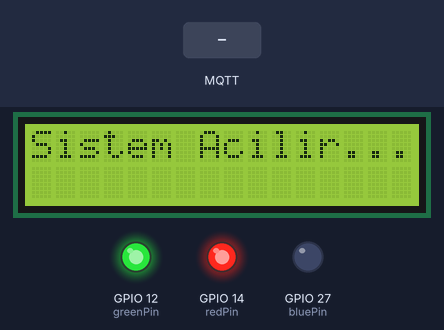
A sketch run on a simulated ESP32. On the bench: 16×2 character LCD, output pins drawn as LEDs (lit = HIGH). The inputs (shaded band) are chosen by the test bench. WiFi joins after 1.5 s; servers stay silent unless stated; no MQTT or app messages arrive unless stated.

Above: at 2.7 s.
2.8 s: MQTT message "ATTACK" arrives on the first subscribed topic
At 3.4 s:
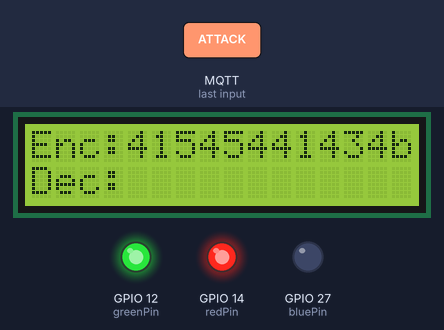
4.3 s: MQTT message "STOP" arrives on the first subscribed topic
At 5.5 s:
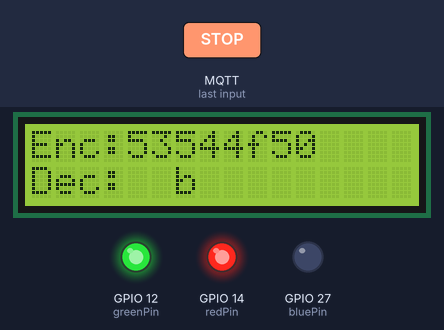
5.8 s: MQTT message "1" arrives on the first subscribed topic
At 6.5 s:
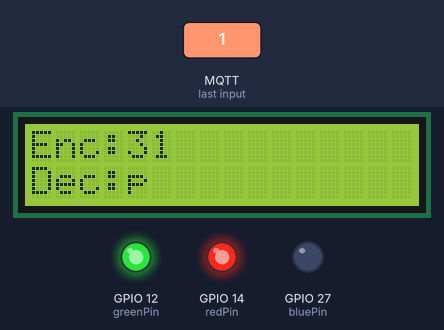
7.3 s: MQTT message "0" arrives on the first subscribed topic
At 7.7 s:
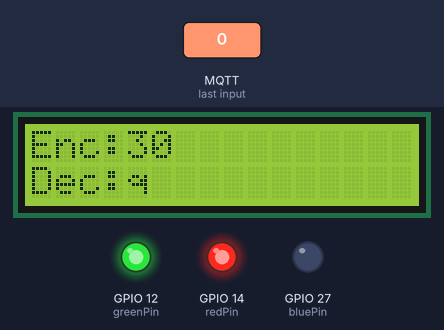
8.8 s: MQTT message "2" arrives on the first subscribed topic
At 10.0 s:
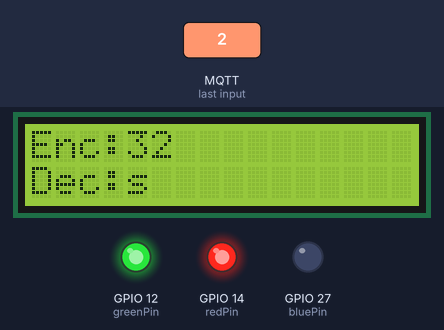
10.3 s: MQTT message "on" arrives on the first subscribed topic
At 11.3 s:
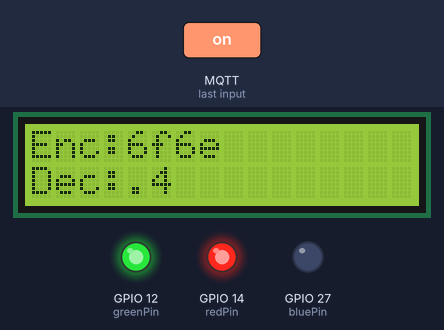
Timing chart, 0 to 12.8 s (numbered marks = the images above; inputs shaded):
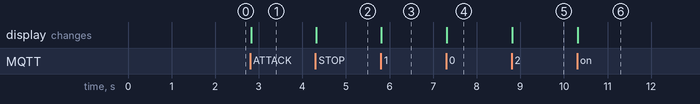

The sketch:

Taktiki__ifr_l_m__v__Rabit__Terminal_.ino
```cpp
#include <WiFi.h>
#include <PubSubClient.h>
#include <LiquidCrystal_I2C.h>


const char* ssid = "Wokwi-GUEST";
const char* password = "";
const char* mqtt_server = "broker.hivemq.com";
const char* topic = "milli_mudafie/terminal_001";
const char* key = "AZ-DEF-2025"; // Şifrə açarı

const int redPin = 14;
const int greenPin = 12;
const int bluePin = 27;

LiquidCrystal_I2C lcd(0x27, 16, 2);
WiFiClient espClient;
PubSubClient client(espClient);

void setup() {

  pinMode(redPin, OUTPUT);
  pinMode(greenPin, OUTPUT);
  pinMode(bluePin, OUTPUT);
  setColor(255, 255, 0);

  lcd.init();
  lcd.backlight();
  lcd.setCursor(0, 0);
  lcd.print("Sistem Acilir...");

  WiFi.begin(ssid, password);
  while (WiFi.status() != WL_CONNECTED) { delay(500); }
  client.setServer(mqtt_server, 1883);
  client.setCallback(callback);

}

void callback(char* topic, byte* payload, unsigned int length) {
  String encryptedHex = "";
  char decrypted[length + 1];

  for (int i = 0; i < length; i++) {

    if (payload[i] < 0x10) encryptedHex += "0";
    encryptedHex += String(payload[i], HEX);

    // Deşifrə (XOR)
    decrypted[i] = (char)(payload[i] ^ key[i % strlen(key)]);
  }
  decrypted[length] = '\0';

  lcd.clear();
  lcd.setCursor(0, 0);
  lcd.print("Enc:");
  lcd.print(encryptedHex.substring(0, 12));

  lcd.setCursor(0, 1);
  lcd.print("Dec:");
  lcd.print(decrypted);

 String checkMsg = String(decrypted);
 checkMsg.toUpperCase();

if (checkMsg == "ATTACK") {
    setColor(0, 255, 0);
}
else if (checkMsg == "STOP") {
    setColor(255, 0, 0);
}
else {
    setColor(255, 255, 0);
}
}

void setColor(int red, int green, int blue) {
  analogWrite(redPin, red);
  analogWrite(greenPin, green);
  analogWrite(bluePin, blue);
}

void loop() {
  if (!client.connected()) {
    while (!client.connected()) {
      if (client.connect("ESP32_Device")) {
        client.subscribe(topic);
      } else { delay(5000); }
    }
  }
  client.loop();
}
```

Measured:
- after the input at 2.8 s, the display: changes at once (image 1)
- after the input at 4.3 s, the display: changes at once (image 2)
- after the input at 5.8 s, the display: changes at once (image 3)
- after the input at 7.3 s, the display: changes at once (image 4)
- after the input at 8.8 s, the display: changes at once (image 5)
- after the input at 10.3 s, the display: changes at once (image 6)
